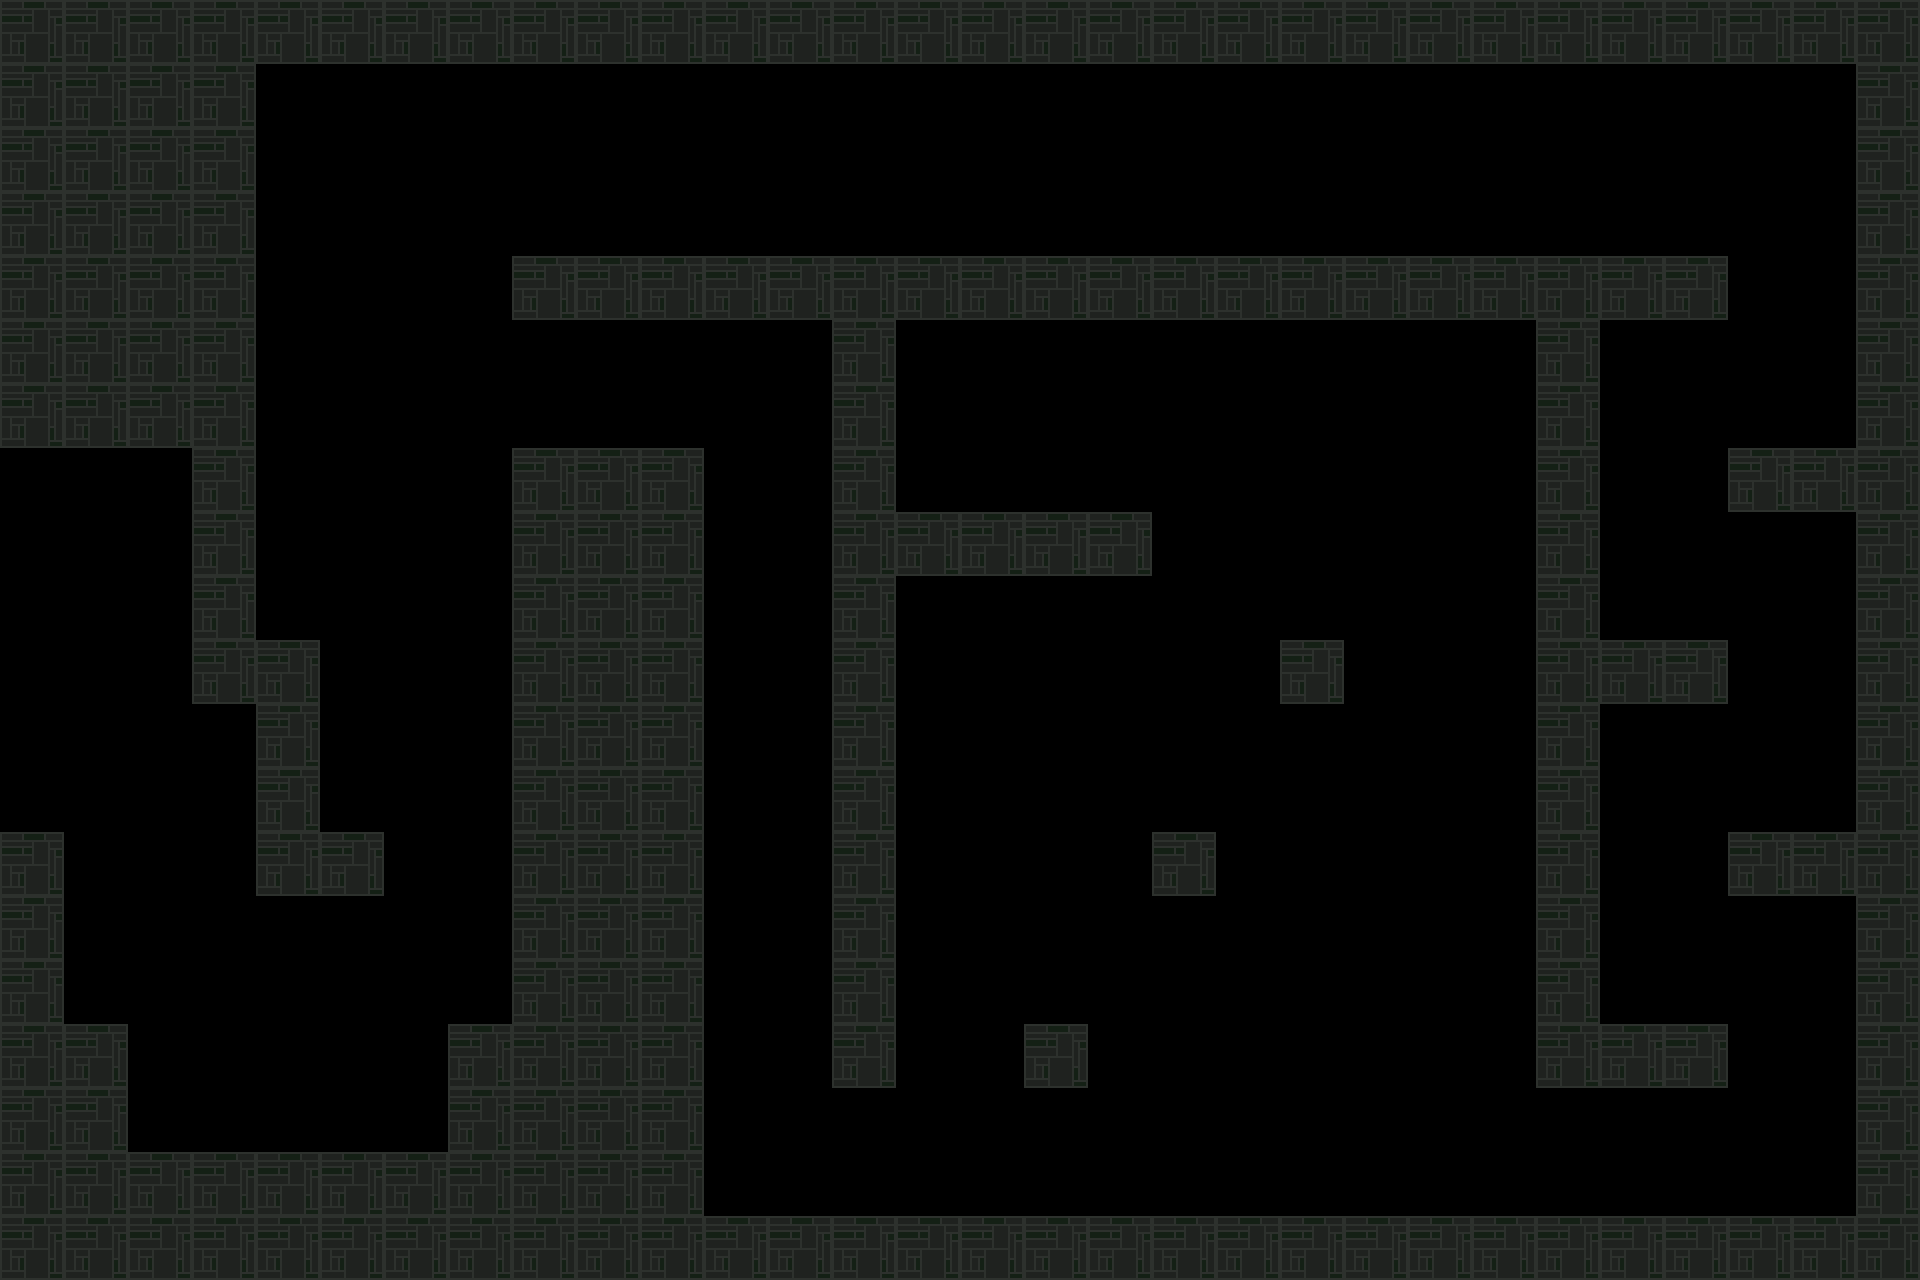

A level layout from a 2D game, rendered from its tile map. Below: a short description, then the map file with tile-grid data replaced by summaries:
An orthogonal 30x20 tile map with 64x64 px tiles, 1 tile layer (Tile Layer 1).

<map version="1.10" tiledversion="1.10.2" orientation="orthogonal" renderorder="right-down" width="30" height="20" tilewidth="64" tileheight="64" infinite="0" nextlayerid="2" nextobjectid="1">
 <tileset firstgid="1" name="tilemap" tilewidth="64" tileheight="64" tilecount="10" columns="10">
  <image source="tilemap.png" width="640" height="64" />
 </tileset>
 <layer id="1" name="Tile Layer 1" width="30" height="20">
  <data>[600 cells, 600 non-empty, 2 distinct tile ids]</data>
 </layer>
</map>
